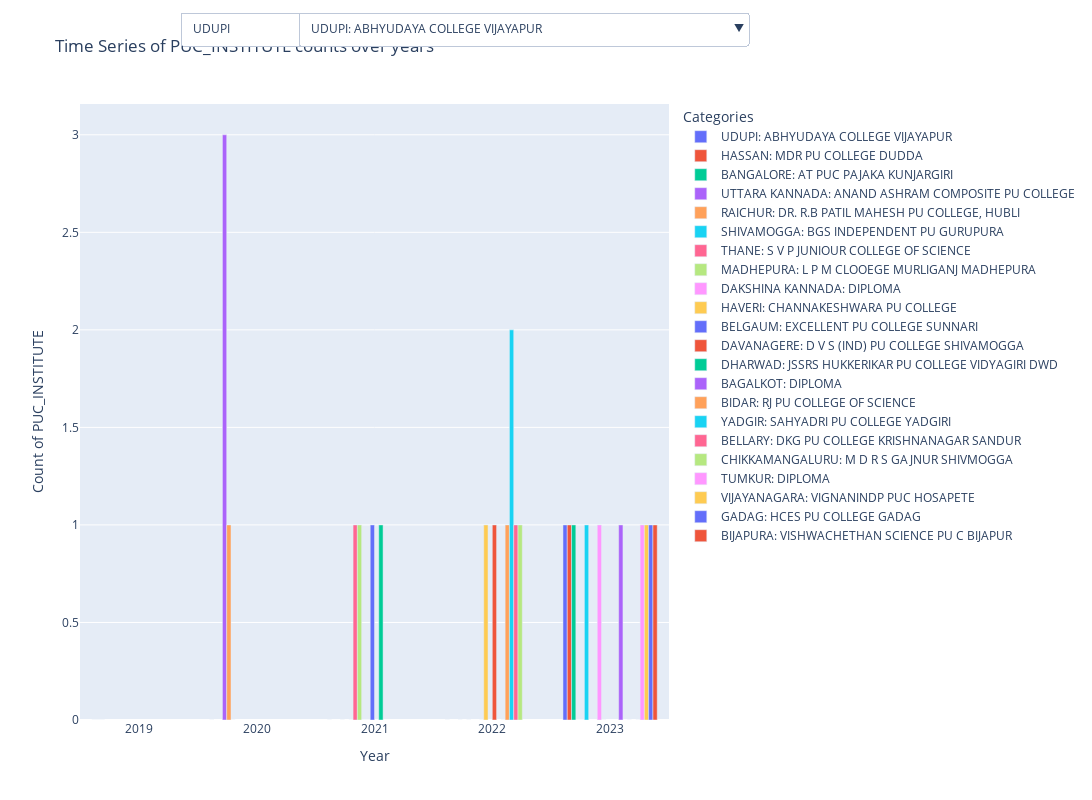

Source (notebook cell):
### Code cell
district_dropdown_buttons = []

# List of unique districts
districts = df['DISTRICT'].unique()

# Create the figure
fig = go.Figure()

# Add all traces and set visibility to False initially
for district in districts:
    filtered_df = df[df['DISTRICT'] == district]
    grouped_data = filtered_df.groupby(['AdminYear', 'PUC_INSTITUTE']).size().unstack(fill_value=0)
    for i, pincode in enumerate(grouped_data.columns):
        fig.add_trace(go.Bar(
            x=grouped_data.index,
            y=grouped_data[pincode],
            name=f'{district}: {pincode}',
            visible=False if i != 0 else True  # Set only the first pincode of each district to visible initially
        ))

# Create a dropdown menu for selecting a district
for district in districts:
    # Create a list of visibility states for each district
    visibility = []
    for trace in fig.data:
        if trace.name.startswith(district):
            visibility.append(True)
            break  # Show only the first pincode initially
        else:
            visibility.append(False)
    
    # Add the button for the dropdown
    district_dropdown_buttons.append(dict(
        label=district,
        method='update',
        args=[{'visible': visibility},
              {'title': f'Time Series of PUC_INSTITUTE counts over years for {district}'}]
    ))

# Create a dropdown for pin codes for detailed visibility control
pin_code_dropdown_buttons = []
for district in districts:
    filtered_df = df[df['DISTRICT'] == district]
    grouped_data = filtered_df.groupby(['AdminYear', 'PUC_INSTITUTE']).size().unstack(fill_value=0)
    pin_codes = grouped_data.columns
    
    for pin_code in pin_codes:
        pin_code_visibility = [trace.name == f'{district}: {pin_code}' for trace in fig.data]
        pin_code_dropdown_buttons.append(dict(
            label=f'{district}: {pin_code}',
            method='update',
            args=[{'visible': pin_code_visibility},
                  {'title': f'Time Series of PUC_INSTITUTE counts over years for {district}: {pin_code}'}]
        ))

# Update the layout with district dropdown menu
fig.update_layout(
    updatemenus=[
        dict(
            buttons=district_dropdown_buttons,
            direction="down",
            showactive=True,
            x=0.17,
            xanchor="left",
            y=1.15,
            yanchor="top"
        ),
        dict(
            buttons=pin_code_dropdown_buttons,
            direction="down",
            showactive=True,
            x=0.37,
            xanchor="left",
            y=1.15,
            yanchor="top"
        )
    ],
    title='Time Series of PUC_INSTITUTE counts over years',
    xaxis_title='Year',
    yaxis_title='Count of PUC_INSTITUTE',
    legend_title='Categories',
    height=800, width=1400
)
fig.show()
